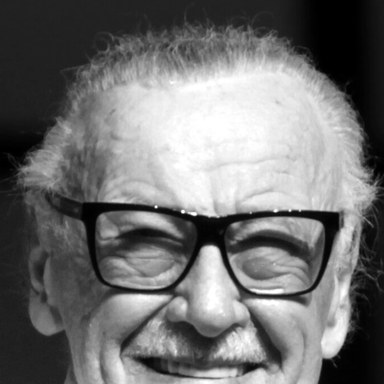
#> input picture assets/screensaver/stan-lee.jpg, 384 x 384 px
$ python -i photo.py   (imports and definitions only)
#> lines starting #> are read from the running program, lines starting #| are printed output that depends on the picture
"""Photo edits for MK Notes' image editor (Pillow): rotate, flip, crop,
resize, and a few Photo Booth style looks.

  thermal   a heat-camera palette: cold blues to hot yellows
  vignette, hue (shift), noir, retro (sepia), comic, neon, mirror, glow (dreamy)
  popart    four posterised copies in bright duotones, 2 x 2
  distort   a fisheye bulge from the middle
  polaroid  a warm, faded vintage print (lifted blacks, grain in the
            shadows, a slightly soft plastic lens) on an instant-photo card:
            3:4, a square photo recessed in the card, a thick bottom edge;
            white, cream or noir card stock (FRAME_COLOURS)
  light_leak(img, kind)  warm streak, corner flare, red burn, or dust and
            scratches (LEAKS)

Every function takes a PIL image and returns a new one; nothing is written
to disk here.
"""
import math
import random

from PIL import Image, ImageChops, ImageEnhance, ImageFilter, ImageOps

FILTERS = {}


def look(name, label):
#> further down, picture is the input picture: PIL image 384x384 L; min 0, max 255, mean 113.1
    def register(fn):
        fn.label = label
        FILTERS[name] = fn
        return fn
    return register


def rgb(img):
    """Flatten transparency onto white, the way notes show images."""
    if img.mode in ("RGBA", "LA", "P"):
        img = img.convert("RGBA")
        base = Image.new("RGB", img.size, (255, 255, 255))
        base.paste(img, mask=img.split()[-1])
        return base
    return img.convert("RGB")


def rotate(img, clockwise=True):
    return img.transpose(Image.Transpose.ROTATE_270 if clockwise else Image.Transpose.ROTATE_90)


def flip(img):
    return img.transpose(Image.Transpose.FLIP_LEFT_RIGHT)


# [75 lines left out: functions crop, resize, _palette, thermal, popart, distort, not called in this run]


_CACHE = {}


def _vignette_mask(w, h, start=0.45, strength=0.55):
    """A radial mask, dark at the corners; cached per size (live preview)."""
    key = ("vignette", w, h, start, strength)
    if key not in _CACHE:
        inner = Image.new("L", (max(1, w // 8), max(1, h // 8)))
        for y in range(inner.height):
            for x in range(inner.width):
                d = math.hypot((x + 0.5) / inner.width - 0.5, (y + 0.5) / inner.height - 0.5) / 0.7071
                inner.putpixel((x, y), round(255 * max(0, d - start) / (1 - start) * strength))
        _CACHE[key] = inner.resize((w, h), Image.Resampling.BICUBIC)
    return _CACHE[key]


# Card stock: (paper, its grain) colours.
FRAME_COLOURS = {"white": ("Classic white", (244, 241, 233), (222, 217, 205)),
                 "aged": ("Aged paper", (226, 211, 178), (196, 176, 136)),
                 "noir": ("Matte noir", (30, 29, 32), (46, 44, 48)),
                 "cream": ("Pastel cream", (246, 236, 210), (226, 214, 184)),
                 "blush": ("Pastel blush", (246, 222, 222), (228, 198, 200)),
                 "mint": ("Pastel mint", (220, 240, 228), (196, 222, 206)),
                 "rainbow": ("Rainbow stripe", (244, 241, 233), (222, 217, 205))}
RAINBOW = ((230, 70, 60), (245, 150, 50), (245, 205, 60), (90, 180, 90), (60, 130, 210))


# [82 lines left out: functions _paper, square, fit, _recess, polaroid_frame, not called in this run]


# Frames beyond the instant-photo card: (label, function)
FRAME_STYLES_EXTRA = {"dual": "Dual border", "film": "35mm film strip", "postcard": "Postcard stamp"}


# [78 lines left out: functions frame, dual_frame, film_frame, postcard_frame, not called in this run]


def _grain(size, seed=5):
    """Mid-grey film grain (128 = no change) for an overlay; cached."""
    key = ("film-grain", size, seed)
    if key not in _CACHE:
        rand = random.Random(seed)
        w, h = size
        noise = Image.new("L", (w // 2 + 1, h // 2 + 1))
        noise.putdata([rand.randint(96, 160) for _ in range(noise.width * noise.height)])
        _CACHE[key] = noise.resize(size, Image.Resampling.BILINEAR)
    return _CACHE[key]


def polaroid_photo(img):
    """The Polaroid look on the photo itself, without the frame: instant
    film chemistry. Charcoal (lifted) blacks, muted warm highlights, skin
    kept rich, grain mostly in the shadows, and a plastic lens's softness."""
    photo = rgb(img)
    photo.thumbnail((1400, 1400))
    photo = ImageEnhance.Color(photo).enhance(0.8)
    r, g, b = photo.split()
    # warm mids (skin), highlights held back from pure white, cool-ish shadows
    r = r.point(lambda v: min(255, round(v * 1.04 + 10 * math.sin(math.pi * v / 255))))
    g = g.point(lambda v: round(v * 0.99 + 4 * math.sin(math.pi * v / 255)))
    b = b.point(lambda v: round(v * 0.86 + 14 * (1 - v / 255)))
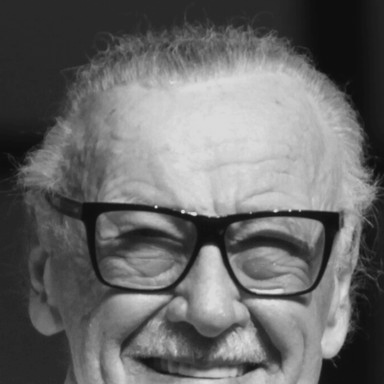
#> b: PIL image 384x384 L; min 14, max 219, mean 105.1
    photo = Image.merge("RGB", (r, g, b))
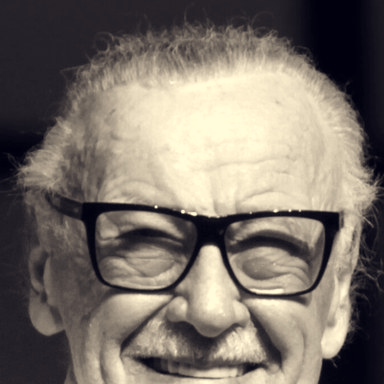
#> photo: PIL image 384x384 RGB; mean R, G, B 122.9, 114.2, 105.1
    photo = photo.point(lambda v: 30 + v * (232 - 30) / 255)  # charcoal blacks, creamy whites
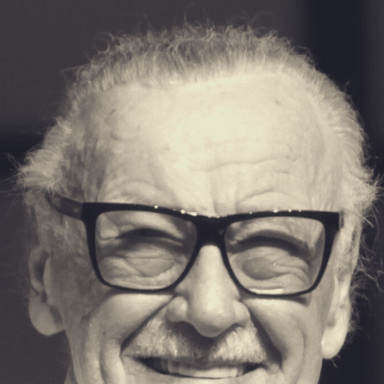
#> photo: PIL image 384x384 RGB; mean R, G, B 127.3, 120.5, 113.2
    photo = ImageEnhance.Contrast(photo).enhance(1.06)
    # grain where it's dark: an overlay of noise, masked by the shadows
    shadows = ImageOps.invert(photo.convert("L")).point(lambda v: max(0, v - 60))
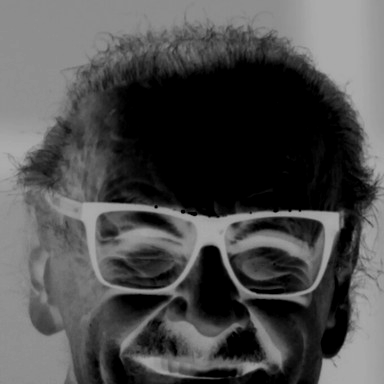
#> shadows: PIL image 384x384 L; min 0, max 170, mean 78.2
    grainy = ImageChops.overlay(photo, Image.merge("RGB", [_grain(photo.size)] * 3))
#> in _grain, `noise = Image.new("L", (w // 2 + 1, h // 2 + 1))`: noise: PIL image 193x193 L; every value is 0
#> in _grain, `noise.putdata([rand.randint(96, 160) for _ in range(noise.width * nois..`:
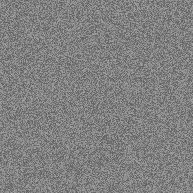
#> noise: PIL image 193x193 L; min 96, max 160, mean 128.1
    photo = Image.composite(grainy, photo, shadows)
    # the plastic lens: about 1.5 % softer
    soft = photo.filter(ImageFilter.GaussianBlur(max(0.6, photo.width * 0.0015)))
    photo = Image.blend(photo, soft, 0.5)
    return Image.composite(Image.new("RGB", photo.size, (40, 25, 15)), photo, _vignette_mask(*photo.size))
#> in _vignette_mask, `inner = Image.new("L", (max(1, w // 8), max(1, h // 8)))`: inner: PIL image 48x48 L; every value is 0
#> after the loop in _vignette_mask, `for y in range(inner.height):`:
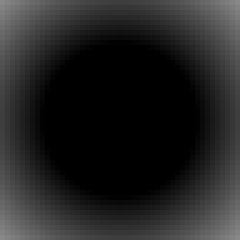
#> inner: PIL image 48x48 L (shown 5 times larger); min 0, max 135, mean 35.4
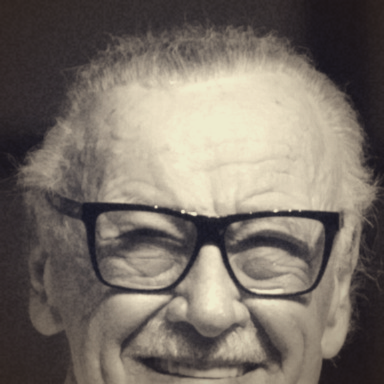
#> returned value: PIL image 384x384 RGB; mean R, G, B 121, 112.3, 103.2


@look("polaroid", "Polaroid")
def polaroid(img):
    return polaroid_frame(polaroid_photo(img))[0]


# ---------------------------------------------------------------- light leaks

LEAKS = {"warm": "Warm streak", "flare": "Corner flare", "burn": "Red burn", "dust": "Dust & scratches"}


# [234 lines left out: functions _leak_mask, _dust, light_leak, flash, instant, film and 14 more, not called in this run]


def apply(img, name):
    return FILTERS[name](img) if name in FILTERS else img

>>> from PIL import Image
>>> picture = Image.open('../../assets/screensaver/stan-lee.jpg')
>>> result = polaroid_photo(picture)
